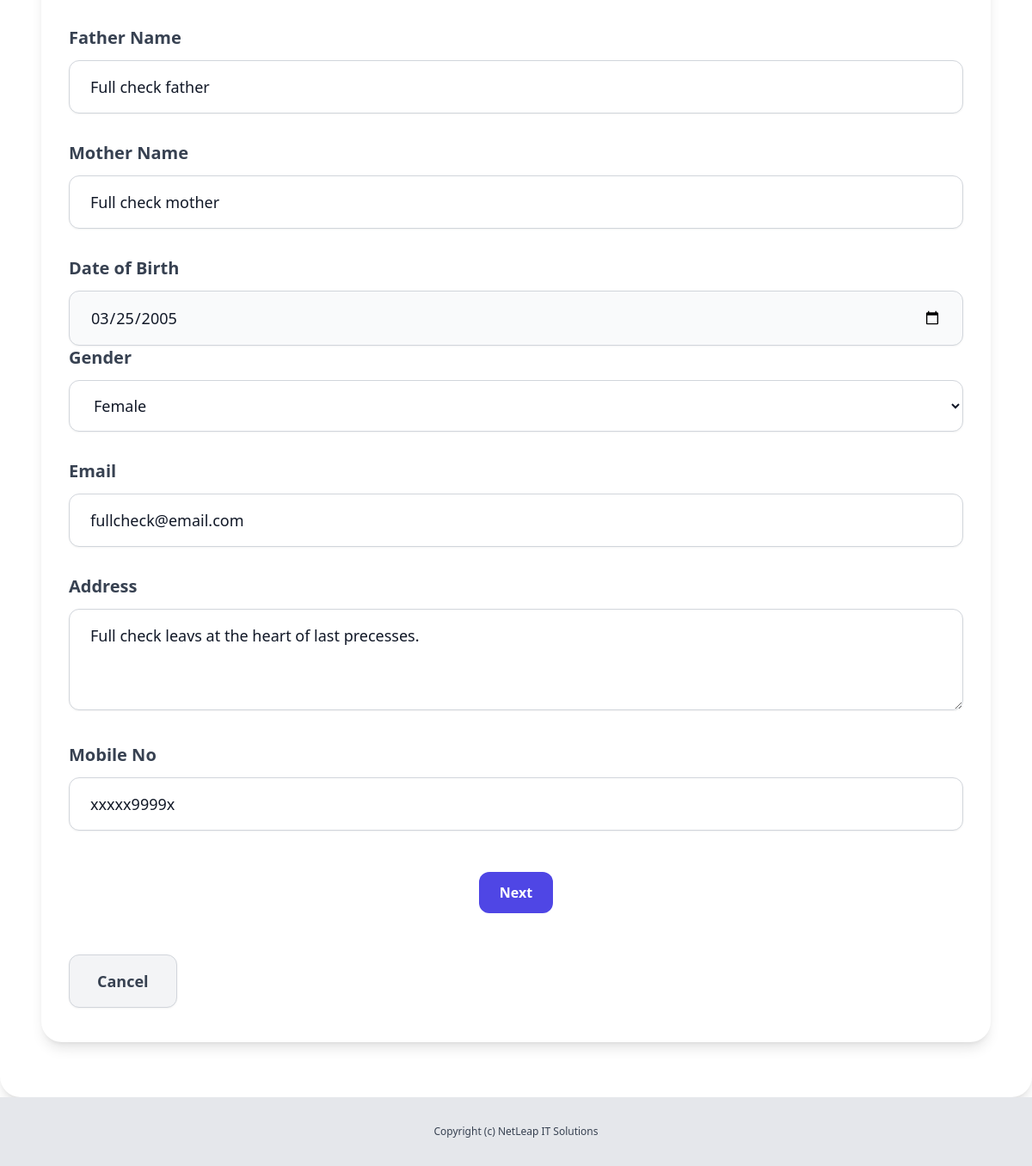
/dashboard/leads/20/edit/ (signed in, lower part), run on an earlier commit of the app's database.
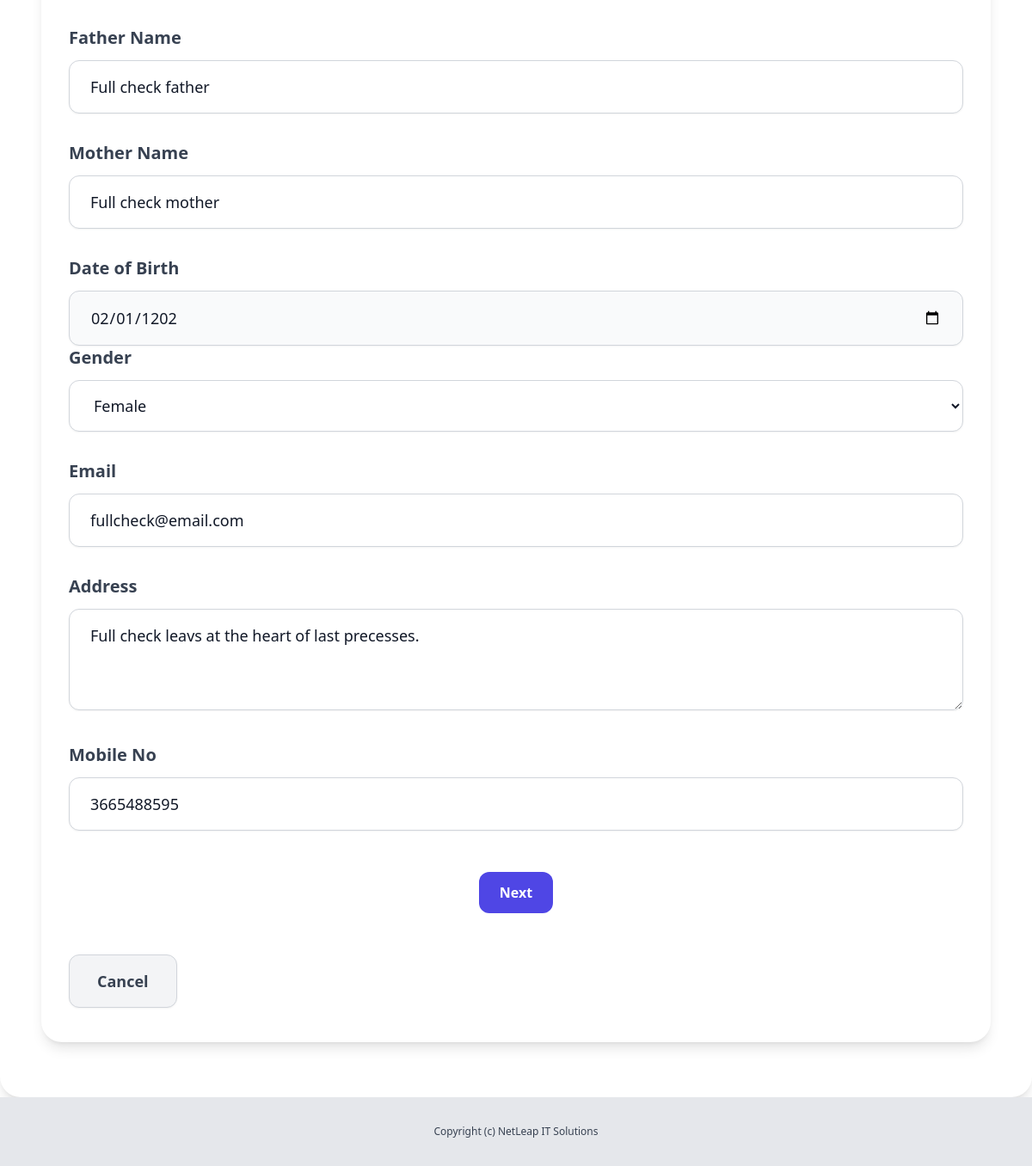
And on a later commit of the database.
### leads/models.py (models this page shows, shortened)
class Lead(models.Model):
    MALE = 'Male'
    FEMALE = 'Female'
    OTHER = 'Other'
    GENDER =(
        (MALE, 'Male'),
        (FEMALE, 'Female'),
        (OTHER, 'Other')
    )
    JD = 'Just Dial'
    SM = 'Social Media'
    Google = 'Google'
    reference = 'Referral'
    EW = 'Event / Workshop'
    enquiry_via = (
        (JD ,'Just Dial'),
        (SM , 'Social Media'),
        (Google , 'Google'),
        (reference , 'Referral'),
        (EW , 'Event / Workshop'),
    )
    COLD = 'Cold'
    WARM = 'Warm'
    HOT = 'Hot'
    CHOICES_PRIORITY = (
        (COLD, 'Cold'),
        (WARM, 'Warm'),
        (HOT, 'Hot'),
    )
    NA = 'SELECT'
    Mrunal_Mam = "Mrunal_Mam"
    Ankita_Mam = "Ankita_Mam"
    Chaitany_Sir = 'Chaitany_Sir'
    Dnyanda_Mam = 'Dnyanda_Mam '
    facalty_via = (
        (Mrunal_Mam,"Mrunal_Mam"),
        (Ankita_Mam,"Ankita_Mam"),
        (Chaitany_Sir,'Chaitany_Sir'),
        (Dnyanda_Mam,'Dnyanda_Mam ')
        )
    MSOffice = 'MS-Office'
    Hardware = 'Hardware'
    Networking = 'Networking'
    OSW = 'OS (Windows)'
    OSL = 'OS (Linux)'
    CCNA = 'CCNA'
    MCSA = 'MCSA'
    REDHAT = 'REDHAT'
    CAWS = 'Cloud (AWS)'
    CA = 'Cloud (Azure)'
    CB = 'Cyber Security'
    EH = 'Ethical Hacking'
    PT = 'Penetration Testing'
    C = 'C & C ++ Programming'
    DS = 'Data Science'
    DA = 'Data Analytics'
    AIML = 'AI / ML'
    Py = 'Python Programming'
    JAVA = 'JAVA'
    Mern = 'Mern-Stack'
    mean = 'Mean-Stack'
    WB = 'Web'
    JAVAFS = 'JAVA Full Stack'
    COURSE_CHOICES = (
        (MSOffice, 'MS-Office'),(Hardware, 'Hardware'),
        (Networking, 'Networking'),(OSW, 'OS (Windows)'),
        (OSL, 'OS (Linux)'),(CCNA, 'CCNA'),
        (MCSA, 'MCSA'), (REDHAT, 'REDHAT'),
        (CAWS, 'Cloud (AWS)'), (CA, 'Cloud (Azure)'),
        (CB, 'Cyber Security'),(EH, 'Ethical Hacking'),
        (PT, 'Penetration Testing'),
        (C, 'C & C ++ Programming'),(DS, 'Data Science'),
        (DA, 'Data Analytics'), (AIML,'AI / ML'),
        (Py, 'Python Programming'),
        (JAVA, 'JAVA'),(Mern, 'Mern-Stack'),(mean, 'Mean-Stack'),
        (WB, 'Web'),(JAVAFS, 'JAVA Full Stack')
    )
    LANG_ENGLISH = 'English'
    LANG_HINDI = 'Hindi'
    LANG_MARATHI = 'Marathi'
    LANG_FRENCH = 'French'
    KNOWN_LANGUAGES_CHOICES = (
        (LANG_ENGLISH, 'English'),
        (LANG_HINDI, 'Hindi'),
        (LANG_MARATHI, 'Marathi'),
    )
    name = models.CharField(max_length = 255)
    father_name = models.CharField(max_length = 255, blank = True, null=True)
    mother_name = models.CharField(max_length = 255, blank = True, null=True)
    email = models.EmailField()
    address= models.TextField(blank = True, null=True)
    date_of_birth = models.DateField(blank=True, null=True)
    academic_qualification = models.CharField(max_length=255, blank=True, null=True)
    mobile_no = models.CharField(max_length=15, blank=True, null=True)
    known_languages = MultiSelectField(choices=KNOWN_LANGUAGES_CHOICES, blank=True, null=True)
    priority = models.CharField(max_length=100, choices=CHOICES_PRIORITY, default=WARM)
    gender = models.CharField(max_length=20, choices=GENDER, default=NA)
    enquiry_via = models.CharField(max_length=100, choices= enquiry_via, default= Google)
    courses_interested = MultiSelectField(choices=COURSE_CHOICES, blank=True, null=True)
    facalty = models.CharField(max_length=100, choices=facalty_via, default=NA)
    converted_to_admission = models.BooleanField(default = False)
    created_by = models.ForeignKey(User, related_name='leads', on_delete = models.CASCADE)
    created_at = models.DateTimeField(auto_now_add=True)
    modified_at = models.DateTimeField(auto_now=True)

### leads/views.py (the view)
# urls.py: path('<int:pk>/edit/', views.leads_edit, name='leads_edit'),
@login_required
def leads_edit(request, pk):
    lead = get_object_or_404(Lead, created_by=request.user, pk=pk)
    if request.method == 'POST':
        form = AddEnquiryForm(request.POST, instance=lead)
        if form.is_valid():
            form.save()
            messages.success(request, "Enquiry was updated successfully.")
            return redirect('leads_list')
    else:
        form = AddEnquiryForm(instance=lead)
    return render(request, 'leads/leads_edit.html',{
    'form' : form
    })

### leads/forms.py
class AddEnquiryForm(forms.ModelForm):
    date_of_birth = forms.DateField(
        required=False,
        widget=forms.DateInput(
            attrs={'type': 'date'}
        )
    )
    class Meta :
        model = Lead
        fields = ('name', 'father_name','mother_name','date_of_birth',
                  'gender','email', 'address', 'courses_interested','academic_qualification',
                  'mobile_no','known_languages','enquiry_via','priority','facalty' )

### leads/templates/leads/leads_edit.html (shortened to what the changed rows need)
{% extends 'core/base.html' %}
{% block content %}
<div class="max-w-[1200px] mx-auto py-16 px-12 bg-white rounded-3xl shadow-lg">
   <div class="max-w-[1200px] mx-auto py-10 px-8 bg-white rounded-3xl shadow-lg relative">
  <form method="post">
      <div class="form-step">
  <div class="mb-8">
    <label class="block text-xl font-semibold text-gray-700 mb-3" for="{{ form.father_name.id_for_label }}">Father Name</label>
    <input type="text" name="{{ form.father_name.name }}" id="{{ form.father_name.id_for_label }}"
           value="{{ form.father_name.value|default_if_none:'' }}"
           required
           class="w-full py-4 px-6 rounded-xl border border-gray-300 bg-white text-lg text-gray-900 focus:outline-none focus:ring-4 focus:ring-indigo-300 focus:border-indigo-500 shadow-sm transition">
  </div>
  <div class="mb-8">
    <label class="block text-xl font-semibold text-gray-700 mb-3" for="{{ form.mother_name.id_for_label }}">Mother Name</label>
    <input type="text" name="{{ form.mother_name.name }}" id="{{ form.mother_name.id_for_label }}"
           value="{{ form.mother_name.value|default_if_none:'' }}"
           required
           class="w-full py-4 px-6 rounded-xl border border-gray-300 bg-white text-lg text-gray-900 focus:outline-none focus:ring-4 focus:ring-indigo-300 focus:border-indigo-500 shadow-sm transition">
  </div>
    <div>
  <label for="{{ form.date_of_birth.id_for_label }}" class="block text-xl font-semibold text-gray-700 mb-3">Date of Birth</label>
  <input
    type="date"
    name="{{ form.date_of_birth.name }}"
    id="{{ form.date_of_birth.id_for_label }}"
    class="w-full rounded-xl border border-gray-300 bg-gray-50 py-4 px-6 text-gray-900 text-lg placeholder-gray-400 focus:outline-none focus:ring-4 focus:ring-indigo-300 focus:border-indigo-500 transition shadow-sm"
    value="{{ form.date_of_birth.value|date:'Y-m-d' }}"
    required
    aria-label="Date of Birth"
      >
    </div>
  <div class="mb-8">
    <label class="block text-xl font-semibold text-gray-700 mb-3" for="{{ form.gender.id_for_label }}">Gender</label>
    <select name="{{ form.gender.name }}" id="{{ form.gender.id_for_label }}"
      required
      class="w-full py-4 px-6 rounded-xl border border-gray-300 bg-white text-lg text-gray-900 focus:outline-none focus:ring-4 focus:ring-indigo-300 focus:border-indigo-500 shadow-sm transition">
      {% for choice in form.gender.field.choices %}
        <option value="{{ choice.0 }}" {% if choice.0 == form.gender.value %}selected{% endif %}>{{ choice.1 }}</option>
      {% endfor %}
    </select>
  </div>
  <div class="mb-8">
    <label class="block text-xl font-semibold text-gray-700 mb-3" for="{{ form.email.id_for_label }}">Email</label>
    <input type="email" name="{{ form.email.name }}" id="{{ form.email.id_for_label }}"
           value="{{ form.email.value|default_if_none:'' }}"
           required
           placeholder="example@email.com"
           class="w-full py-4 px-6 rounded-xl border border-gray-300 bg-white text-lg text-gray-900 focus:outline-none focus:ring-4 focus:ring-indigo-300 focus:border-indigo-500 shadow-sm transition">
  </div>
  <div class="mb-8">
    <label class="block text-xl font-semibold text-gray-700 mb-3" for="{{ form.address.id_for_label }}">Address</label>
    <textarea name="{{ form.address.name }}" id="{{ form.address.id_for_label }}"
              required
              class="w-full py-4 px-6 rounded-xl border border-gray-300 bg-white text-lg text-gray-900 focus:outline-none focus:ring-4 focus:ring-indigo-300 focus:border-indigo-500 shadow-sm transition"
              rows="3">{{ form.address.value|default_if_none:'' }}</textarea>
  </div>
  <div class="mb-8">
    <label class="block text-xl font-semibold text-gray-700 mb-3" for="{{ form.mobile_no.id_for_label }}">Mobile No</label>
    <input type="tel" name="{{ form.mobile_no.name }}" id="{{ form.mobile_no.id_for_label }}"
           value="{{ form.mobile_no.value|default_if_none:'' }}"
           required
           placeholder="Enter Your Number"
           class="w-full py-4 px-6 rounded-xl border border-gray-300 bg-white text-lg text-gray-900 focus:outline-none focus:ring-4 focus:ring-indigo-300 focus:border-indigo-500 shadow-sm transition">
  </div>
</div>
        </div>
    </div>
{% endblock %}

What changed in the data, as far as the page shows it:
changed Lead "Full check father": date_of_birth "03/25/2005" → "02/01/1202"; mobile_no "xxxxx9999x" → "3665488595"
